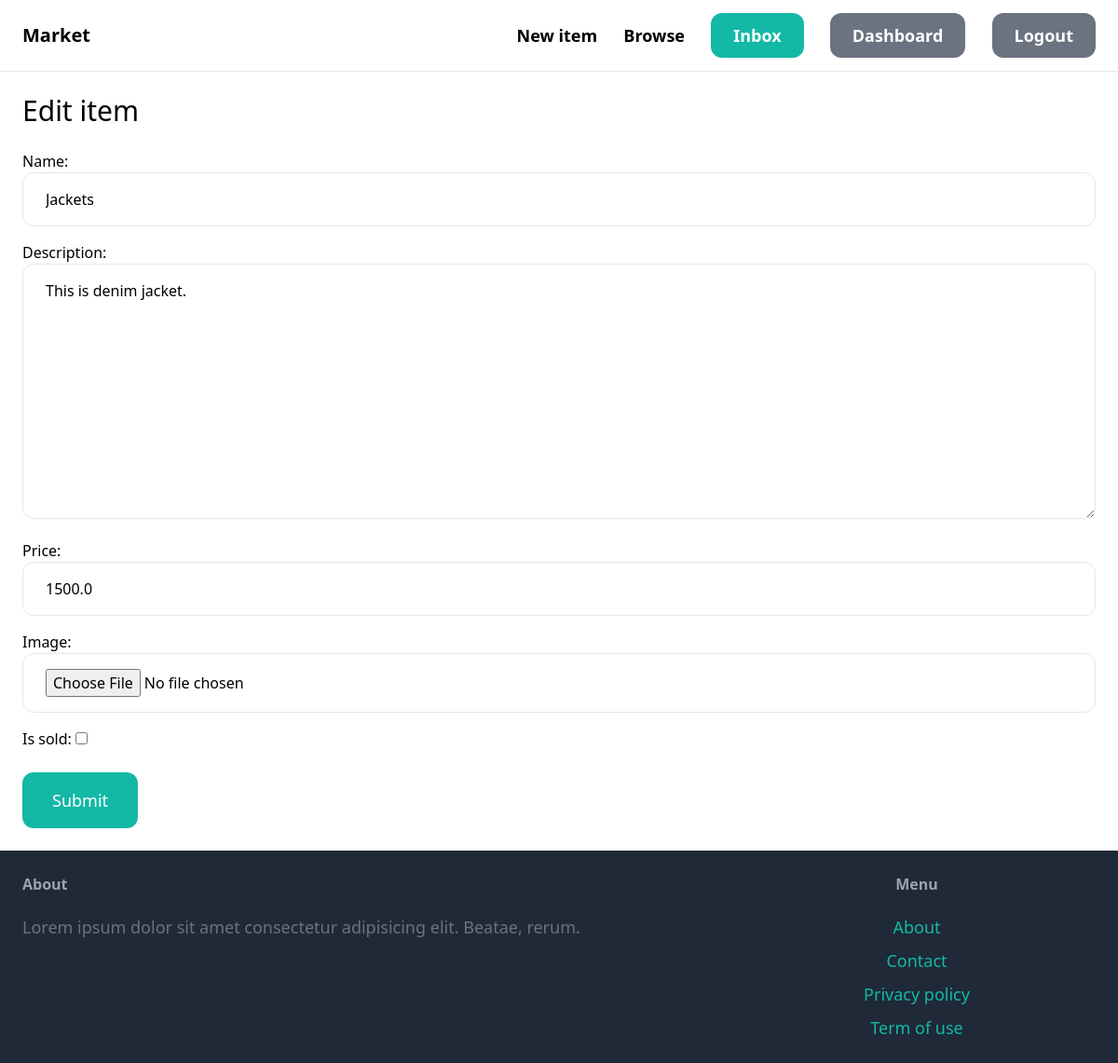
The app's page /items/2/edit/ (signed in) with its own data.
### item/models.py (models this page shows, shortened)
class Item(models.Model):
    category = models.ForeignKey(Category , related_name='items' , on_delete=models.CASCADE)
    name=models.CharField(max_length=255)
    description = models.TextField(blank=True , null=True)
    price = models.FloatField()
    image = models.ImageField(upload_to='items_images' , blank=True , null=True)
    is_sold = models.BooleanField(default=False)
    created_by = models.ForeignKey(User , related_name='items', on_delete=models.CASCADE)
    created_at = models.DateTimeField(auto_now_add=True)

### item/views.py (the view)
# urls.py: path('<int:pk>/edit/' , views.edit , name='edit'),
@login_required
def edit(request , pk):
    item = get_object_or_404(Item , pk=pk, created_by=request.user)
    if  request.method == 'POST':
        forms = EditItemForm(request.POST, request.FILES, instance=item)
        if forms.is_valid():
            forms.save()
            return redirect('item:detail', pk=item.id)
    else:
        forms = EditItemForm(instance=item)
        return render(request, 'item/form.html', {
            'form': forms,
            'title': 'Edit item'
        })

### item/forms.py
class EditItemForm(forms.ModelForm):
    class Meta:
        model = Item
        fields = ('name' , 'description', 'price' , 'image', 'is_sold' )
        widgets = {
            'name' : forms.TextInput(attrs={
                'class' : INPUT_CLASSES
            }),
            'description' : forms.Textarea(attrs={
                'class' : INPUT_CLASSES
            }),
            'price' : forms.TextInput(attrs={
                'class' : INPUT_CLASSES
            }),
            'image' : forms.FileInput(attrs={
                'class' : INPUT_CLASSES
            }),
        }

### item/templates/item/form.html (shortened to what this page needs)
{% extends 'core/base.html' %}
{% block content %}
    <h1 class="mb-6 text-3xl">{{title}}</h1>
    <form action="" method="post" enctype="multipart/form-data">
        <div class="space-y-4">
            {{form.as_p}}
        </div>
    <button class="py-4 mt-6 px-8 text-lg bg-teal-500  hover:bg-teal-700 rounded-xl text-white" >Submit</button>
    </form>
{% endblock content %}

### core/templates/core/base.html (style rules this page uses)
html, body { height: 100%; }

### records on screen
Item: name "Jackets", description "This is denim jacket.", price "1500.0"

### other values on screen
{{ title }} "Edit item"
